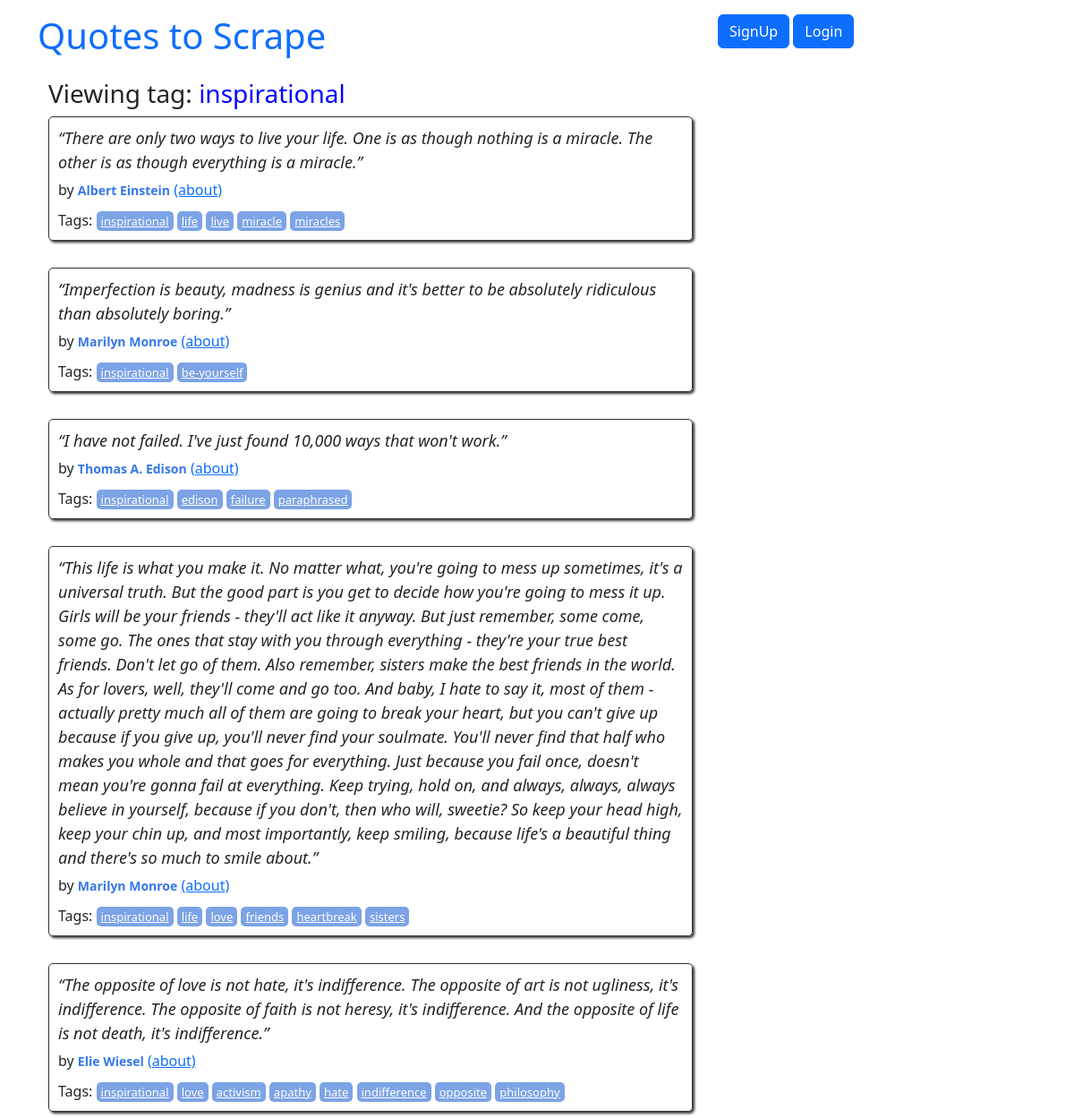
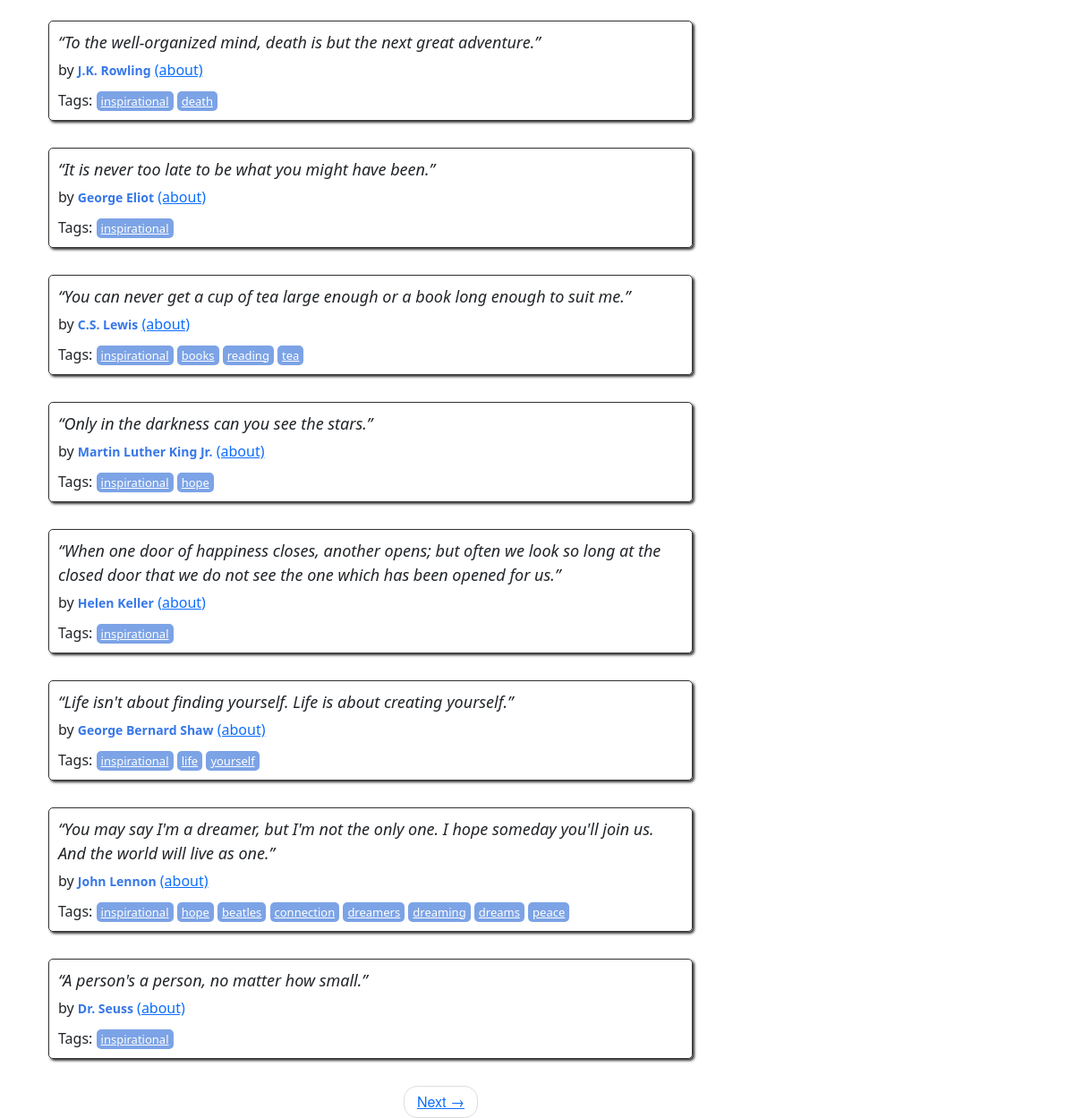
/quote_page/7/, run on the app's committed database (2 pictures, top to bottom).
### quotes/models.py (models this page shows, shortened)
class Tag(models.Model):
    name = models.CharField(max_length=30, null=False, unique=True)
    def __str__(self):
        return self.name

class Quote(models.Model):
    quote = models.TextField()
    tags = models.ManyToManyField(Tag)
    author = models.ForeignKey(
        Author, on_delete=models.CASCADE, default=None, null=True
    )
    created_at = models.DateTimeField(auto_now_add=True)

class Author(models.Model):
    fullname = models.CharField(max_length=50, unique=True)
    born_date = models.CharField(max_length=50)
    born_location = models.CharField(max_length=150)
    description = models.TextField()
    created_at = models.DateTimeField(auto_now_add=True)

### quotes/views.py (the view)
# urls.py: path('quote_page/<int:tag_id>/', views.quote_page, name='quote_page'),
def quote_page(request, tag_id):
    tag = get_object_or_404(Tag, pk=tag_id)
    quotes = Quote.objects.filter(tags=tag)
    author = Author.objects.filter(quote__tags=tag).first()
    paginator = Paginator(quotes, 10)  # Показує 10 цитат на сторінці
    page_number = request.GET.get('page')
    page_obj = paginator.get_page(page_number)
    return render(request, 'author/quote_page.html', {'tag': tag, 'quotes': quotes, 'author': author, 'page_obj': page_obj})

### quotes/templates/author/quote_page.html (shortened to what this page needs)
{%extends 'quotes/../quotes/../quotes/base.html' %}
{% block content %}
<div class="container">
    <div class="row header-box">
        <div class="col-md-8">
            <h3> Viewing tag: <span style="color: blue;"> {{ tag }}</span></h3>
        </div>
    </div>
    <div class="row">
        <div class="col-md-8">
            {% for quote in quotes %}
                <div class="quote" itemscope="" itemtype="http://schema.org/CreativeWork">
                    <span class="text" itemprop="text">{{ quote.quote }}</span>
                    <span>by <small class="author" itemprop="author">{{ quote.author.fullname }}</small></span>
                    <a href="{% url 'quotes:author_page' quote.author.id %}">(about)</a>
                    <div class="tags">
                        Tags:
                        {% for tag in quote.tags.all %}
                        <a class="tag" href="{% url 'quotes:quote_page' tag.id %}">{{ tag }}</a>
                        {% endfor %}
                    </div>
                </div>
            {% endfor %}
            <div class="col-md-8">
                <nav>
                    <ul class="pager">
                        {% if page_obj.has_next %}
                            <li class="next">
                                <a href="?page={{ page_obj.next_page_number }}">
                                    Next <span aria-hidden="true">→</span>
                                </a>
                            </li>
                        {% endif %}
                    </ul>
                </nav>
            </div>
        </div>
        <div class="col-md-4 tags-box">
        </div>
    </div>
</div>
{% endblock %}

### quotes/static/quotes/style.css (style rules this page uses)
.quote { padding: 10px; margin-bottom: 30px; border: 1px solid #333333; border-radius: 5px; box-shadow: 2px 2px 3px #333333; }
.quote span.text { display: block; margin-bottom: 5px; font-size: large; font-style: italic; }
.quote small.author { font-weight: bold; color: #3677E8; }
.quote .tags { margin-top: 10px; }
.tag { padding: 2px 5px; border-radius: 5px; color: white; font-size: small; background-color: #7CA3E6; }
.pager { font-family: "Raleway","Helvetica Neue",Helvetica,Arial,sans-serif; }
.pager { padding-left: 0; margin: 22px 0; list-style: none; text-align: center; }
.pager li { display: inline; }
.pager .next>a, .pager .next>span { float: right; }
.pager li>a, .pager li>span { display: inline-block; padding: 5px 14px; background-color: #ffffff; border: 1px solid #dddddd; border-radius: 15px; }

### data on the page
Tag: name "inspirational"
Quote: quote "“There are only two ways to live your life. One is as though nothing is a miracle. The other is as though everything is a miracle.”", author.fullname "Albert Einstein"
Tag: name "life"
Tag: name "live"
Tag: name "miracle"
Tag: name "miracles"
Quote: quote "“Imperfection is beauty, madness is genius and it's better to be absolutely ridiculous than absolutely boring.”", author.fullname "Marilyn Monroe"
Tag: name "be-yourself"
Quote: quote "“I have not failed. I've just found 10,000 ways that won't work.”", author.fullname "Thomas A. Edison"
Tag: name "edison"
Tag: name "failure"
Tag: name "paraphrased"
Quote: quote "“This life is what you make it. No matter what, you're going to mess up sometimes, it's a universal truth. But the good part is you get to decide how you're going to mess it up. Girls will be your friends - they'll act like it anyway. But just remember, some come, some go. The ones that stay with you through everything - they're your true best friends. Don't let go of them. Also remember, sisters make the best friends in the world. As for lovers, well, they'll come and go too. And baby, I hate to say it, most of them - actually pretty much all of them are going to break your heart, but you can't give up because if you give up, you'll never find your soulmate. You'll never find that half who…", author.fullname "Marilyn Monroe"
Tag: name "love"
Tag: name "friends"
Tag: name "heartbreak"
Tag: name "sisters"
Quote: quote "“The opposite of love is not hate, it's indifference. The opposite of art is not ugliness, it's indifference. The opposite of faith is not heresy, it's indifference. And the opposite of life is not death, it's indifference.”", author.fullname "Elie Wiesel"
Tag: name "activism"
Tag: name "apathy"
Tag: name "hate"
Tag: name "indifference"
Tag: name "opposite"
Tag: name "philosophy"
Quote: quote "“To the well-organized mind, death is but the next great adventure.”", author.fullname "J.K. Rowling"
Tag: name "death"
Quote: quote "“It is never too late to be what you might have been.”", author.fullname "George Eliot"
Quote: quote "“You can never get a cup of tea large enough or a book long enough to suit me.”", author.fullname "C.S. Lewis"
Tag: name "books"
Tag: name "reading"
Tag: name "tea"
Quote: quote "“Only in the darkness can you see the stars.”", author.fullname "Martin Luther King Jr."
Tag: name "hope"
Quote: quote "“When one door of happiness closes, another opens; but often we look so long at the closed door that we do not see the one which has been opened for us.”", author.fullname "Helen Keller"
Quote: quote "“Life isn't about finding yourself. Life is about creating yourself.”", author.fullname "George Bernard Shaw"
Tag: name "yourself"
Quote: quote "“You may say I'm a dreamer, but I'm not the only one. I hope someday you'll join us. And the world will live as one.”", author.fullname "John Lennon"
Tag: name "beatles"
Tag: name "connection"
Tag: name "dreamers"
Tag: name "dreaming"
Tag: name "dreams"
Tag: name "peace"
Quote: quote "“A person's a person, no matter how small.”", author.fullname "Dr. Seuss"
